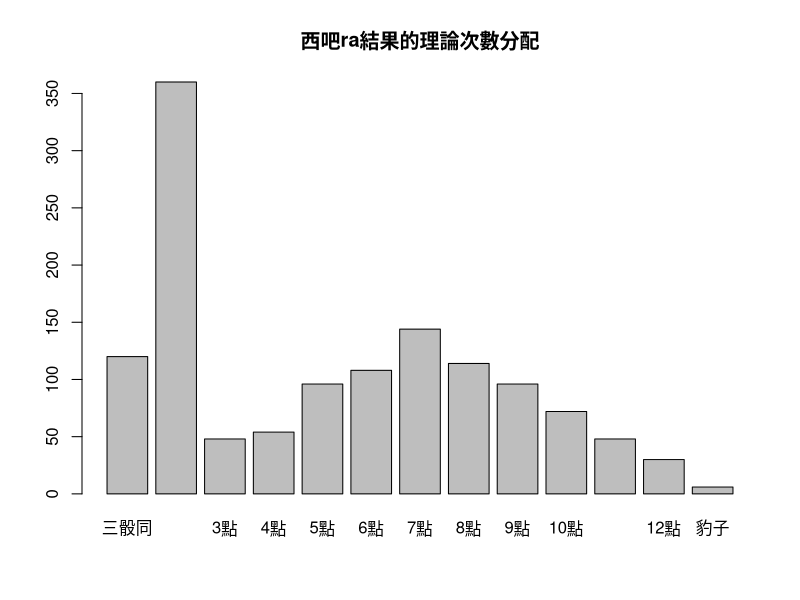
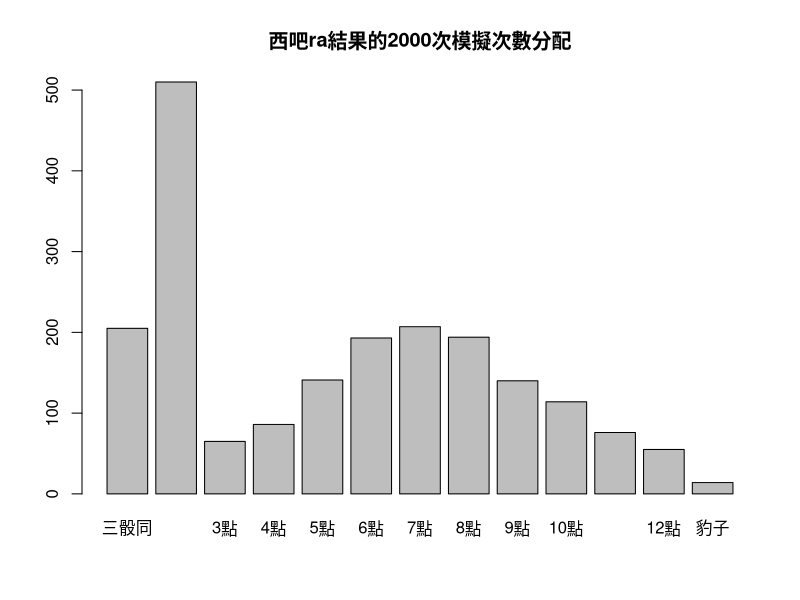

Generate these figures, in order, with R:
#' 參考三顆骰子18拉遊戲改寫成四顆骰子的18啦，得到理論機率分配與，隨機實驗2000次的結果。

c8.ra <- function(x1=2, x2=5, x3=3, x4=4) {
  y <- sort(c(x1, x2, x3, x4))
  if (y[1] == y[4]) result <- 13 #' 四顆骰子點數相同, 豹子
  else if (y[1] == y[3] | y[2] == y[4]) result <- 1 #' 三顆骰子點數相同, 重骰
  else if (y[1] == y[2]) result <- y[3] + y[4] #' 一二顆骰子點數相同, 結果為三四顆骰子點數總和
  else if (y[2] == y[3]) result <- y[1] + y[4] #' 二三顆骰子點數相同, 結果為一四顆骰子點數總和
  else if (y[3] == y[4]) result <- y[1] + y[2] #' 三四顆骰子點數相同, 結果為一二顆骰子點數總和
  else result <- 2 #' 沒有任何一顆骰子點數相同, 重骰
  result
}

result <- numeric(6^4)
i = 0
for (D1 in 1:6) {
  for (D2 in 1:6) {
    for (D3 in 1:6) {
      for (D4 in 1:6) {
        i <- i + 1
        result[i] <- c8.ra(D1, D2, D3, D4)
      }
    }
  }
}
factor.result <- factor(result, levels = 1:13, labels = c("三骰同", 
                                                          "無骰同", 
                                                          "3點",
                                                          "4點",
                                                          "5點",
                                                          "6點",
                                                          "7點",
                                                          "8點",
                                                          "9點",
                                                          "10點",
                                                          "11點",
                                                          "12點",
                                                          "豹子"))
table(factor.result)
plot(factor.result, main = "西吧ra結果的理論次數分配")

simulation.times <- 2000
sim.result <- NULL
for (i in 1:simulation.times) {
  four.dices <- sample(1:6, 4, replace = TRUE)
  sim.result[i] <- c8.ra(four.dices[1], four.dices[2], four.dices[3], four.dices[4])
}
factor.sim.result <- factor(sim.result, levels = 1:13, labels = c("三骰同", 
                                                                  "無骰同", 
                                                                  "3點",
                                                                  "4點",
                                                                  "5點",
                                                                  "6點",
                                                                  "7點",
                                                                  "8點",
                                                                  "9點",
                                                                  "10點",
                                                                  "11點",
                                                                  "12點",
                                                                  "豹子"))
table(factor.sim.result)
plot(factor.sim.result, main = paste0("西吧ra結果的", simulation.times, "次模擬次數分配"))
